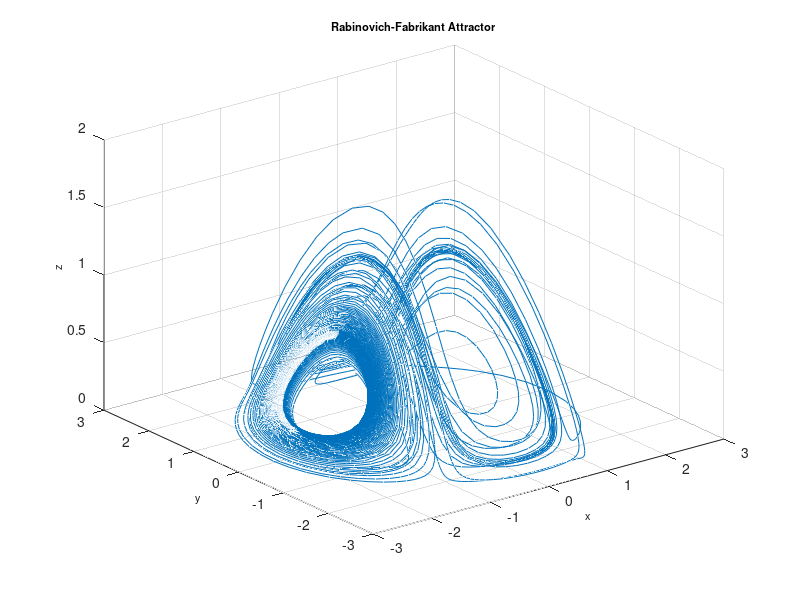

Reproduce this figure in MATLAB.
function Rabinovich
%==========================================================================
% Matlab program to plot a phase portrait of the 3D chaotic system
%==========================================================================
clear
clc
clf
%==================== Parameters ==========================================
a = 0.14; b=0.1;
%===================== Initial conditions =================================
initial=[-1.00, 0.00, 0.5]; 
% =============== Solves ODEs =============================================
deq1=@(t,x) [x(2)*(x(3)-1+x(1)^2)+b*x(1); x(1)*(3*x(3)+1-x(1)^2)+b*x(2);...
    -2*x(3)*(a+x(1)*x(2))];
[~,sol] = ode45(deq1,[0, 500],initial);
%============= Runs simulation ============================================
    plot3(sol(:,1),sol(:,2),sol(:,3)),grid
    title('Rabinovich-Fabrikant Attractor','fontsize',8)
    xlabel('x','fontsize',8)
    ylabel('y','fontsize',8)
    zlabel('z','fontsize',8)
%================= End of program =========================================